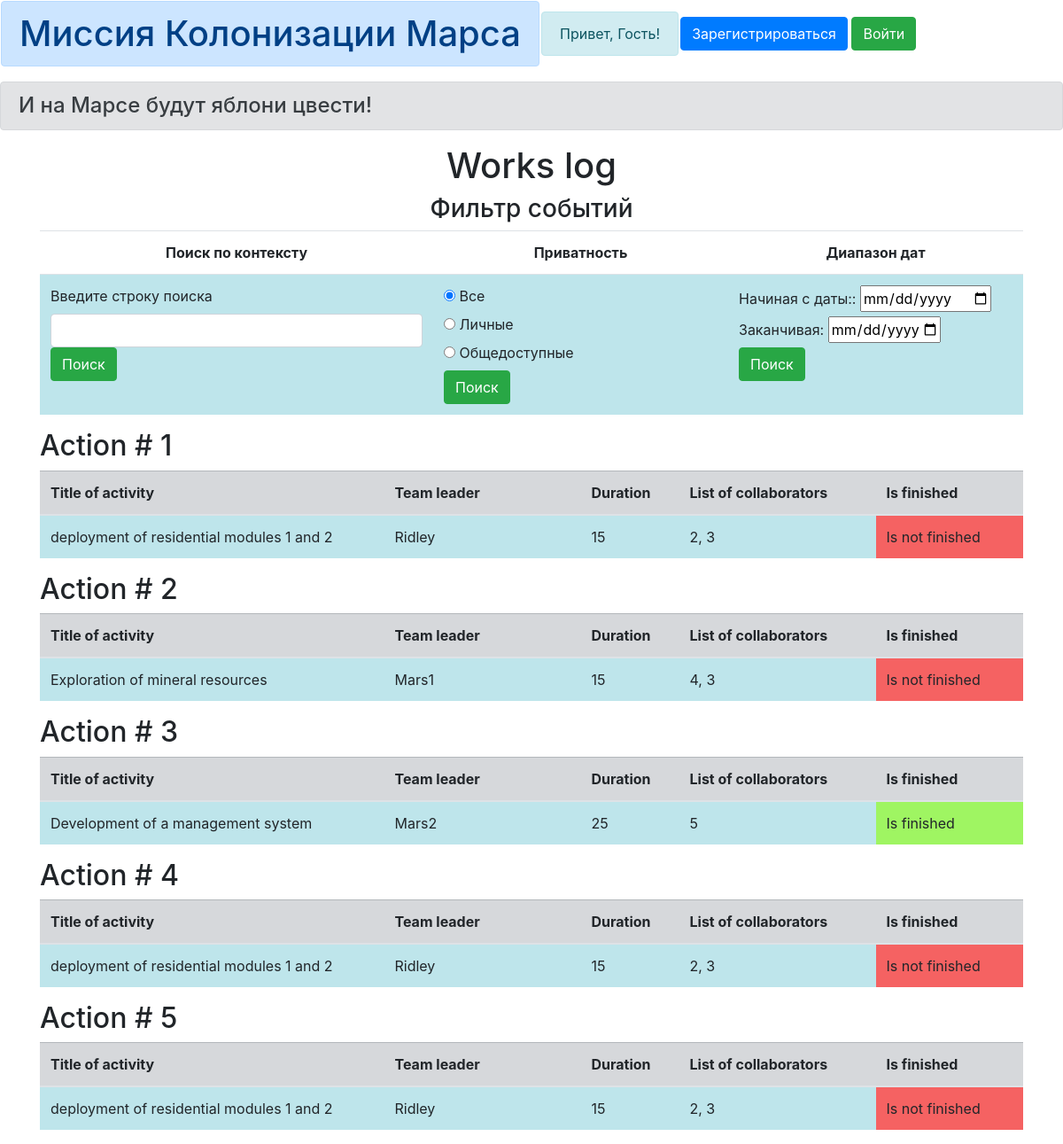
The app's page /jobs_table, older data.
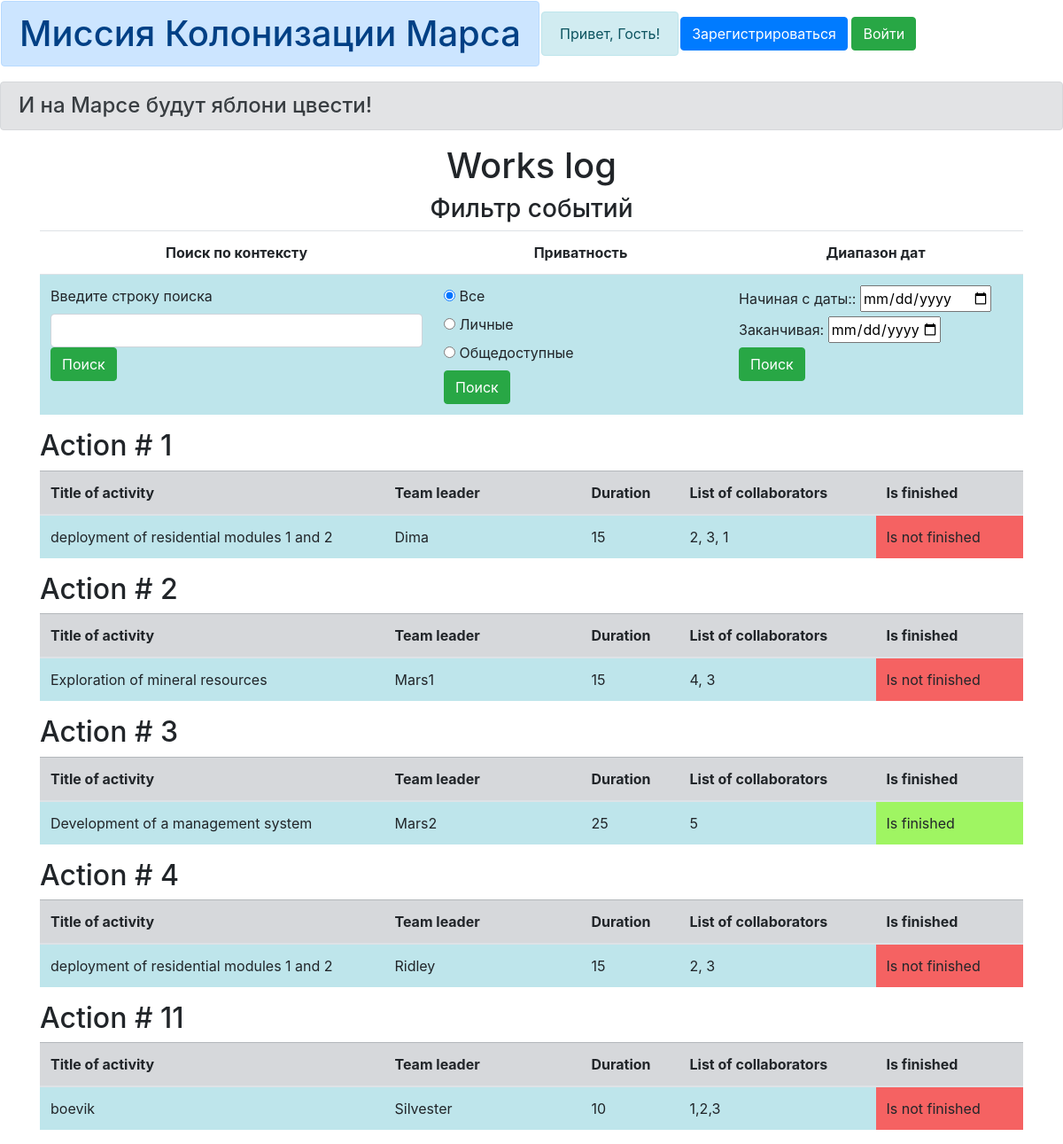
The same page, newer data.
### data/jobs.py (models this page shows, shortened)
class Jobs(SqlAlchemyBase):
    __tablename__ = 'Jobs'
    id = sqlalchemy.Column(sqlalchemy.Integer,
                           primary_key=True, autoincrement=True)
    team_leader = sqlalchemy.Column(sqlalchemy.Integer, sqlalchemy.ForeignKey("users.id"), nullable=True)
    job = sqlalchemy.Column(sqlalchemy.String, nullable=True)
    work_size = sqlalchemy.Column(sqlalchemy.Integer, nullable=True)
    collaborators = sqlalchemy.Column(sqlalchemy.String, nullable=True)
    start_date = sqlalchemy.Column(sqlalchemy.DateTime,
                                   default=datetime.datetime.now)
    end_date = sqlalchemy.Column(sqlalchemy.DateTime)
    is_finished = sqlalchemy.Column(sqlalchemy.BOOLEAN, nullable=True)
    user = orm.relation('User')

### data/users.py (models this page shows, shortened)
class User(SqlAlchemyBase, UserMixin):
    __tablename__ = 'users'
    id = sqlalchemy.Column(sqlalchemy.Integer,
                           primary_key=True, autoincrement=True)
    surname = sqlalchemy.Column(sqlalchemy.String, nullable=True)
    name = sqlalchemy.Column(sqlalchemy.String, nullable=True)
    age = sqlalchemy.Column(sqlalchemy.Integer, nullable=True)
    position = sqlalchemy.Column(sqlalchemy.String, nullable=True)
    speciality = sqlalchemy.Column(sqlalchemy.String, nullable=True)
    address = sqlalchemy.Column(sqlalchemy.String, nullable=True)
    email = sqlalchemy.Column(
        sqlalchemy.String, unique=True, index=True, nullable=True)
    hashed_password = sqlalchemy.Column(sqlalchemy.String, nullable=True)
    modified_date = sqlalchemy.Column(sqlalchemy.DateTime,
                                      default=datetime.datetime.now)
    jobs = orm.relation("Jobs", back_populates='user')
    departments = orm.relation("Department", back_populates='user')

### main.py (the view, shortened to what this page needs)
@app.route("/jobs_table", methods=['GET', 'POST'])
def jobs_table():
    session = db_session.create_session()
    if request.method == 'GET':
        j = session.query(jobs.Jobs).all()
        return render_template("jobs_table.html", jobs=j, title="Журнал работ")

### data/db_session.py (called while the page is built)
def create_session() -> Session:
    global __factory
    return __factory()

### templates/jobs_table.html (shortened to what this page needs)
{% extends "base.html" %}
{% block content %}
<h1 align="center">Works log</h1>
<form method="post">
    <h3 align="center">Фильтр событий</h3>
    <div>
        <table class="table table-hover">
            <tr align="center">
                <th>Поиск по контексту</th>
                <th>Приватность</th>
                <th>Диапазон дат</th>
            </tr>
            <tr>
                <td class="table-info">
                    <label for="search_text">Введите строку поиска</label>
                    <input type="search" class="form-control" id="search_text" name="search_str" value="">
                    <button type="submit" class="btn btn-success" name="action" value="text">Поиск</button>
                </td>
                <td class="table-info" style="width: 30%;">
                    <input type="radio" id="all" name="priv" value="all" checked>
                    <label for="all">Все</label><br>
                    <input type="radio" id="my" name="priv" value="my">
                    <label for="my">Личные</label><br>
                    <input type="radio" id="other" name="priv" value="other">
                    <label for="other">Общедоступные</label><br>
                    <button type="submit" class="btn btn-success" name="action" value="privat">Поиск</button>
                </td>
                <td class="table-info" style="width: 30%;">
                    <label for="datemin">Начиная с даты::</label>
                    <input type="date" id="datemin" name="datemin" min="2000-01-02"><br>
                    <label for="datemax">Заканчивая:</label>
                    <input type="date" id="datemax" name="datemax" max="1979-12-31"><br>
                    <button type="submit" class="btn btn-success" name="action" value="data">Поиск</button>
                </td>
            </tr>
        </table>
    </div>
</form>
{% for job in jobs%}
<div>
    <h2>Action # {{job.id}}</h2>
    {% if job.is_finished == False %}
    {% set color = '#f56262' %}
    {% set ready = 'Is not finished' %}
    {% else %}
    {%set color = '#9ff562'%}
    {% set ready = 'Is finished' %}
    {% endif %}
    <div>
        <table class="table table-hover">
            <thead class="table-secondary">
                <tr>
                    <th>Title of activity</th>
                    <th>Team leader</th>
                    <th>Duration</th>
                    <th>List of collaborators</th>
                    <th>Is finished</th>
                </tr>
            </thead>
            <tr>
                <td class="table-info">{{job.job}}</td>
                <td class="table-info" style="width: 20%;">{{job.user.name}}</td>
                <td class="table-info" style="width: 10%;">{{job.work_size}}</td>
                <td class="table-info" style="width: 20%;">{{job.collaborators}}</td>
                <td bgcolor="{{ color }}" style="width: 15%;">{{ ready }}</td>
            </tr>
        </table>
    </div>
</div>
{% endfor %}
{% endblock %}

Row changes from the older to the newer data that the page shows:
removed Jobs: id "5", job "deployment of residential modules 1 and 2", user.name "Ridley", work_size "15", collaborators "2, 3", ready "Is not finished"
changed Jobs id 1: user.name "Ridley" → "Dima"; collaborators "2, 3" → "2, 3, 1"
added Jobs: id "11", job "boevik", user.name "Silvester", work_size "10", collaborators "1,2,3", ready "Is not finished"
